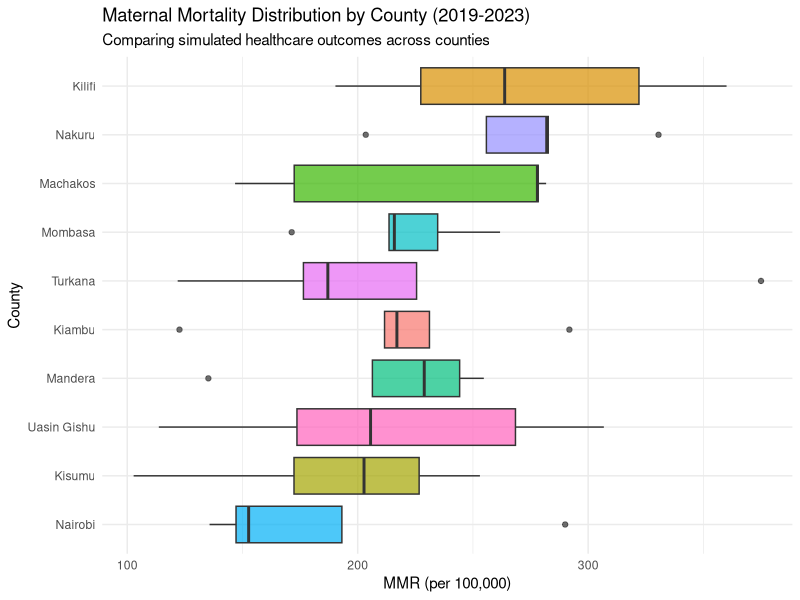
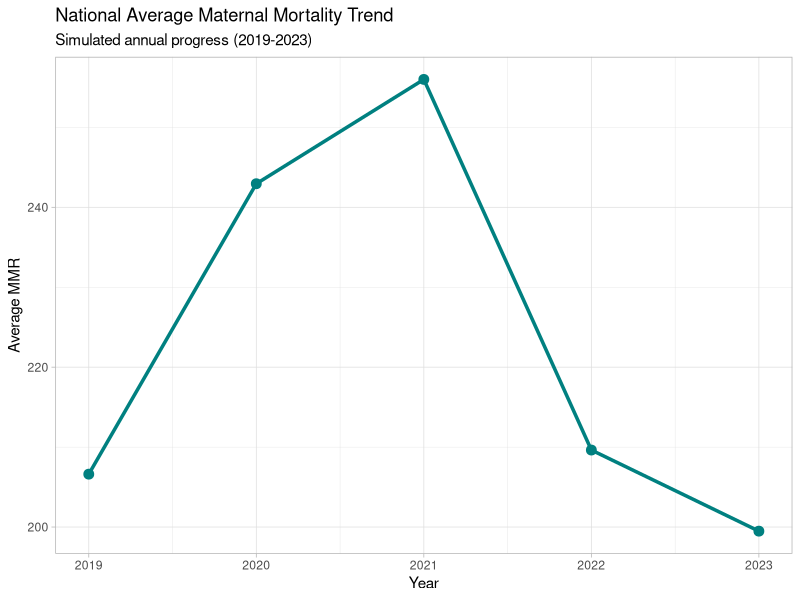
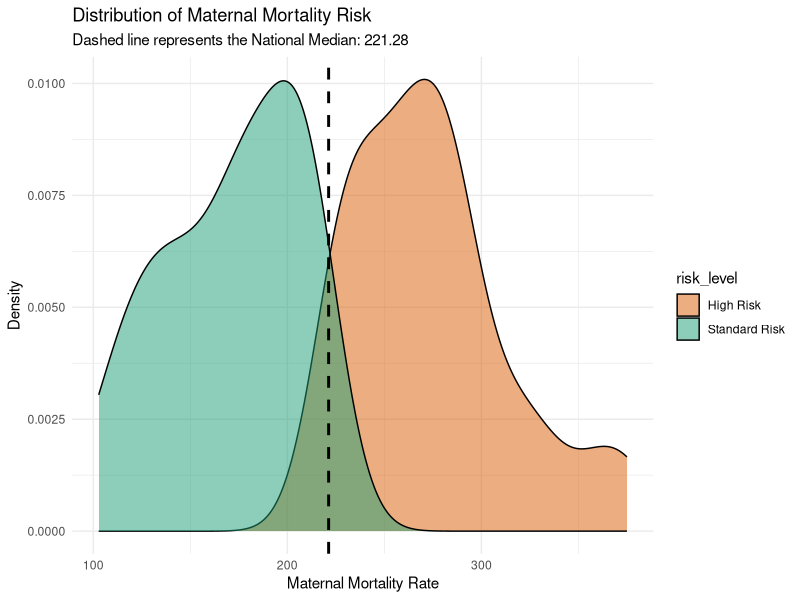

Write the R code that produced these figures, in order.
# ==========================================
# Title: Kenya Maternal Health Analysis
# Goal: Showcase Reproducibility & Collaboration
# ==========================================

# 1. SETUP: Create necessary project folders
# This ensures the script never crashes due to missing directories
folders <- c("data", "scripts", "output")
for (f in folders) {
  if (!dir.exists(f)) {
    dir.create(f)
  }
}

# 2. LOAD LIBRARIES
# If these aren't installed, use: install.packages(c("dplyr", "ggplot2"))
library(dplyr)
library(ggplot2)

# 3. DATA SIMULATION (Reproducibility Step)
set.seed(254) # Ensuring the "random" data is the same for everyone

counties <- c("Nairobi", "Mombasa", "Kisumu", "Nakuru", "Kiambu", 
              "Uasin Gishu", "Turkana", "Mandera", "Machakos", "Kilifi")

kenya_health_data <- data.frame(
  county = rep(counties, each = 5),
  year = rep(2019:2023, times = 10),
  skilled_attendants_pct = runif(50, min = 40, max = 95),
  mmr = rnorm(50, mean = 400, sd = 50) 
)

# Apply a trend: as attendance increases, mortality decreases
kenya_health_data$mmr <- kenya_health_data$mmr - (kenya_health_data$skilled_attendants_pct * 2.5)

# Save the raw data
write.csv(kenya_health_data, "data/kenya_maternal_health.csv", row.names = FALSE)

View(kenya_health_data)






# 4. ANALYSIS & VISUALIZATION

# Plot A: County-wise Distribution (Boxplot)
county_dist_plot <- ggplot(kenya_health_data, aes(x = reorder(county, mmr), y = mmr, fill = county)) +
  geom_boxplot(alpha = 0.7) +
  coord_flip() +
  labs(title = "Maternal Mortality Distribution by County (2019-2023)",
       subtitle = "Comparing simulated healthcare outcomes across counties",
       x = "County", y = "MMR (per 100,000)") +
  theme_minimal() + 
  theme(legend.position = "none")

# Plot B: Time-Series Trend (Line graph with fixed linewidth)
trend_plot <- kenya_health_data %>%
  group_by(year) %>%
  summarise(avg_mmr = mean(mmr)) %>%
  ggplot(aes(x = year, y = avg_mmr)) +
  geom_line(linewidth = 1.2, color = "#008080") + # Corrected aesthetic
  geom_point(size = 3, color = "#008080") +
  labs(title = "National Average Maternal Mortality Trend",
       subtitle = "Simulated annual progress (2019-2023)",
       x = "Year", y = "Average MMR") +
  theme_light()

# 5. PREDICTION MODELING
# Simple linear regression: MMR explained by skilled attendance
model <- lm(mmr ~ skilled_attendants_pct, data = kenya_health_data)

# Predict MMR for 100% skilled attendance coverage
future_scenario <- data.frame(skilled_attendants_pct = 100)
predicted_val <- predict(model, newdata = future_scenario)

# Print results to Console
cat("\n--- Prediction Analysis ---\n")
print(paste("Predicted MMR if Skilled Attendance is 100%:", round(predicted_val, 2)))

# 6. EXPORTING OUTPUTS
ggsave("output/county_distribution.png", plot = county_dist_plot, width = 8, height = 6)
ggsave("output/national_trend.png", plot = trend_plot, width = 8, height = 6)


print("Analysis complete. All files saved to 'data/' and 'output/' folders.")
# 7. RISK CATEGORIZATION (Feature Work)
# We define 'High Risk' as any county with MMR above the national median

national_median <- median(kenya_health_data$mmr)

kenya_health_data <- kenya_health_data %>%
  mutate(risk_level = ifelse(mmr > national_median, "High Risk", "Standard Risk"))

# Plot C: Density Plot of MMR
# This shows the "shape" of health outcomes in the country
density_plot <- ggplot(kenya_health_data, aes(x = mmr, fill = risk_level)) +
  geom_density(alpha = 0.5) +
  geom_vline(aes(xintercept = national_median), linetype = "dashed", linewidth = 1) +
  labs(title = "Distribution of Maternal Mortality Risk",
       subtitle = paste("Dashed line represents the National Median:", round(national_median, 2)),
       x = "Maternal Mortality Rate", y = "Density") +
  scale_fill_manual(values = c("High Risk" = "#d95f02", "Standard Risk" = "#1b9e77")) +
  theme_minimal()

# Save this new specific analysis
ggsave("output/risk_distribution.png", plot = density_plot)

# 8. SUMMARY TABLE (For the presentation)
risk_summary <- kenya_health_data %>%
  group_by(risk_level) %>%
  summarise(
    avg_skilled_attendance = mean(skilled_attendants_pct),
    count = n()
  )

print(risk_summary)

